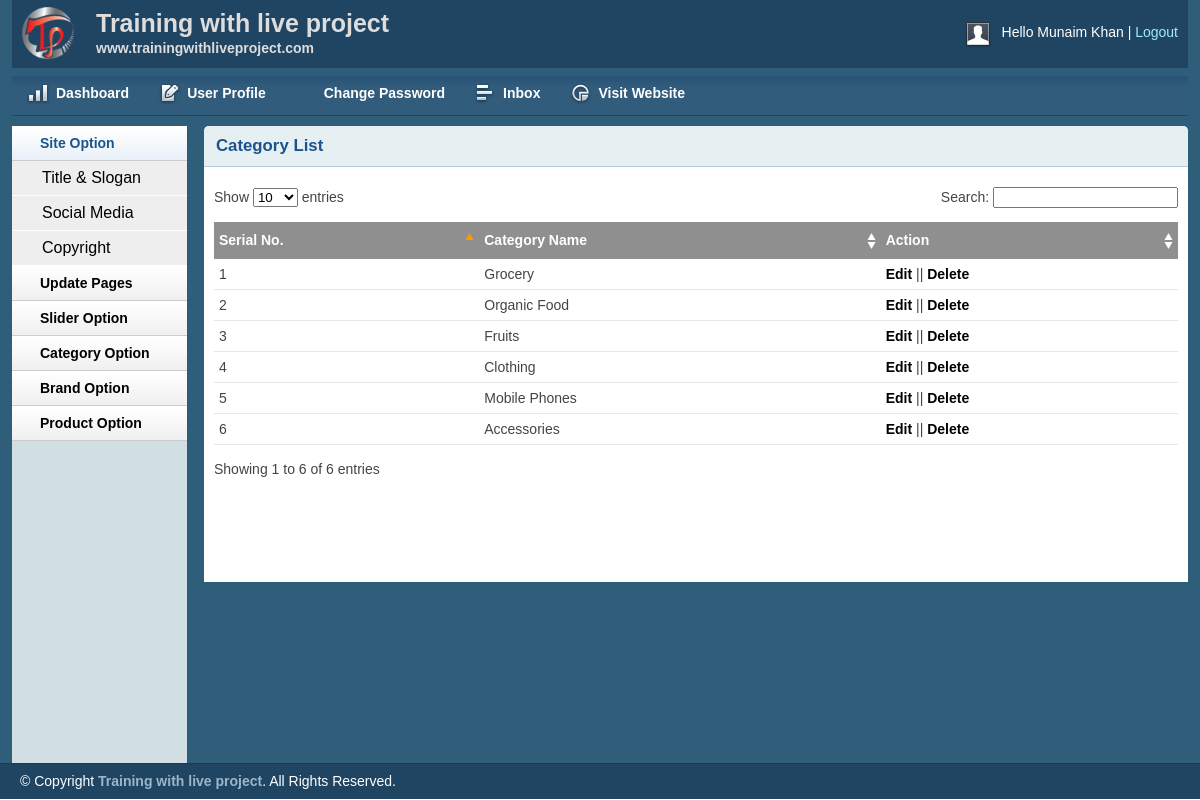
The app's page /admin/catlist.php (signed in) with its own data.
### tables this page shows
CREATE TABLE `tbl_category` (
  `catId` int(11) NOT NULL,
  `catName` varchar(255) NOT NULL
);

### lib/Database.php (called while the page is built, shortened)
<?php
class Database{
	public $host   = DB_HOST;
	public $user   = DB_USER;
	public $pass   = DB_PASS;
	public $dbname = DB_NAME;
	public $link;
	private function connectDB(){
		$this->link = new mysqli($this->host, $this->user, $this->pass, $this->dbname);
	}
	public function select($query){
		$result = $this->link->query($query) or die($this->link->error.__LINE__);
		if($result->num_rows > 0){
			return $result;
		} else{
			return false;
		}
	}
}
?>

### classes/Category.php (called while the page is built, shortened)
<?php
$filepath = realpath(dirname(__FILE__));
include_once ($filepath.'/../lib/Database.php');
?>
<?php
Class Category{
	private $db;
	public function __construct(){
		$this->db = new Database();
	}
	public function getAllCat(){
		$query = "SELECT * FROM tbl_category ORDER BY catId DESC";
		$result = $this->db->select($query);
		return $result;
	}
}
?>

### admin/catlist.php (the view, shortened to what this page needs)
<?php include'../classes/Category.php';?>
<?php include 'inc/header.php';?>
<?php include 'inc/sidebar.php';?>
<?php
$cat = new Category();
?>
        <div class="grid_10">
            <div class="box round first grid">
                <h2>Category List</h2>
                <div class="block">
                    <table class="data display datatable" id="example">
					<thead>
						<tr>
							<th>Serial No.</th>
							<th>Category Name</th>
							<th>Action</th>
						</tr>
					</thead>
					<tbody>
					<?php
						$getCat = $cat->getAllCat();
						if($getCat){
							$i = 0;
							while($result = $getCat->fetch_assoc()){
								$i++; ?>
						<tr class="odd gradeX">
							<td><?php echo $i;?></td>
							<td><?php echo $result['catName'];?></td>
							<td><a href="catedit.php?catid=<?php echo $result['catId'];?>">Edit</a> || <a onclick="return confirm('Are you sure to delete?')" href="?delcat=<?php echo $result['catId'];?>">Delete</a></td>
						</tr>
					<?php } } ?>
					</tbody>
				</table>
               </div>
            </div>
        </div>
<?php include 'inc/footer.php';?>

### admin/css/text.css (style rules this page uses)
body { font: 13px/1.5 Tahoma, Helvetica, Arial, 'Liberation Sans', FreeSans, sans-serif; }
h2 { font-size: 23px; }
p, dl, hr, h1, h2, h3, h4, h5, h6, ol, ul, pre, table, address, fieldset { margin-bottom: 20px; }

### admin/css/grid.css (style rules this page uses)
.grid_1, .grid_2, .grid_3, .grid_4, .grid_5, .grid_6, .grid_7, .grid_8, .grid_9, .grid_10, .grid_11, .grid_12, .grid_13, .grid_14, .grid_15, .grid_16 { display: inline; float: left; margin-left: 1%; margin-right: 1%; }
.container_12 .grid_10 { width: 81.333%; }

### admin/css/layout.css (style rules this page uses)
body { background: #fff none repeat scroll 0 0; color: #444; font-size: 14px; padding: 0; }
a { color: #000; font-weight:bold; text-decoration: none; }
h1, h2, h3, h4, h5, h6 { line-height:1.2em; margin-bottom:.3em; }
h2 { margin-top:1em; }
.box { background:#fff; margin-bottom:20px; padding:10px 10px 10px 10px; margin-left:-8px; }
.box.grid { padding-bottom:40px; }
.box.round { -moz-border-radius: 5px 5px 0px 0px; -webkit-border-radius: 5px 5px 0px 0px; border-radius: 5px 5px 0px 0px; }
.box h2 { font-size:1.2em; font-weight:bold; color:#1B548D; background:#E6F0F3; margin:-10px -10px 0 -10px; padding:10px 12px; border-bottom:1px solid #B3CBD6; -moz-border-radius: 5px 5px 0px 0px; -webkit-border-radius: 5px 5px 0px 0px; border-radius: 5px 5px 0px 0px; }
.box.first { min-height: 406px; }
.block { padding-top:20px; }
.block { padding-bottom:1px; }
table.display { margin: 0 auto; clear: both; width: 100%; }
.sorting_asc { background: #8f8f8f url(../img/table/sort_asc.png) no-repeat center right; padding:8px 5px; text-align:left; color:#fff; }
.sorting { background:#8f8f8f url(../img/table/sort_both.png) no-repeat center right; padding:8px 5px; text-align:left; color:#fff; }
tr.odd { height: 30px; line-height: 30px; border-bottom:1px solid #e6e6e6; }
tr.even { height: 30px; line-height: 30px; border-bottom:1px solid #e6e6e6; }
tr.odd td, tr.even td { padding-left:5px; }

### records on screen
tbl_category: catName "Grocery"
tbl_category: catName "Organic Food"
tbl_category: catName "Fruits"
tbl_category: catName "Clothing"
tbl_category: catName "Mobile Phones"
tbl_category: catName "Accessories"

### other values on screen
Session::get('adminName') "Munaim Khan"
